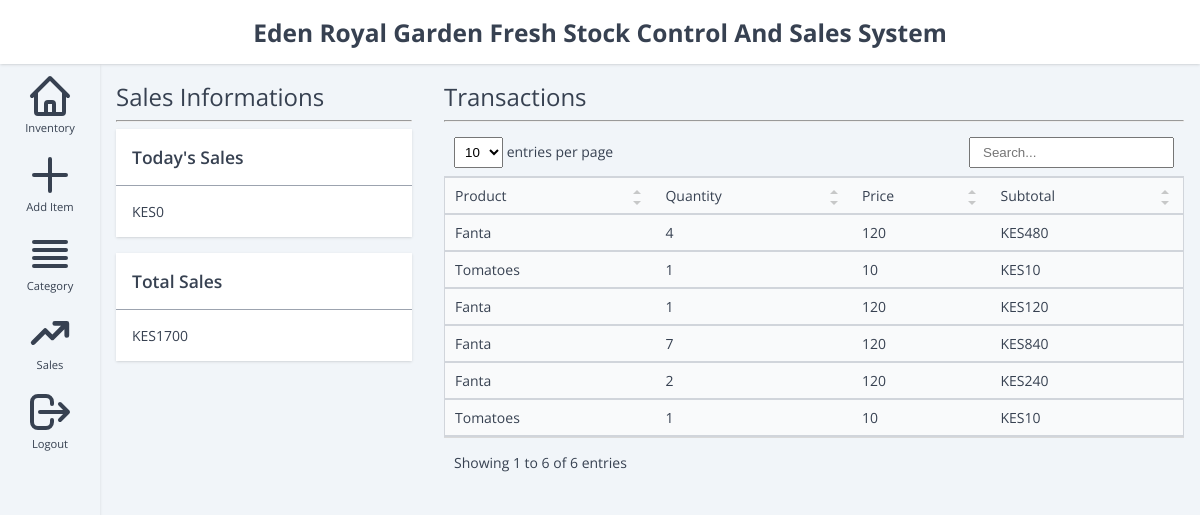
/admin_sales.php (signed in), run on the app's committed database.
### tables this page shows
CREATE TABLE `order_items` (
  `id` int(11) NOT NULL,
  `product_id` int(11) NOT NULL,
  `order_id` int(11) NOT NULL,
  `quantity` int(11) NOT NULL,
  `price` float NOT NULL
);

CREATE TABLE `products` (
  `id` int(11) NOT NULL,
  `category_id` int(11) NOT NULL,
  `name` varchar(60) NOT NULL,
  `quantity` int(11) NOT NULL,
  `price` float NOT NULL
);

### models/Sales.php (called while the page is built, shortened)
<?php
require_once __DIR__.'/../_init.php';
class Sales
{
    public static function getTodaySales()
    {
        global $connection;
        $sql_command = ("
            SELECT
                SUM(order_items.quantity*order_items.price) as today,
                DATE_FORMAT(orders.created_at, '%Y-%m-%d') as _date
            FROM
                `order_items`
            INNER JOIN
                orders on order_items.order_id = orders.id
            WHERE Date(created_at)=Curdate()
            GROUP BY
                _date;
        ");
        $stmt = $connection->prepare($sql_command);
        $stmt->execute();
        $stmt->setFetchMode(PDO::FETCH_ASSOC);
        $result = $stmt->fetchAll();
        return 0;
    }
    public static function getTotalSales()
    {
        global $connection;
        $sql_command = "SELECT SUM(quantity*price) as total FROM order_items";
        $stmt = $connection->prepare($sql_command);
        $stmt->execute();
        $stmt->setFetchMode(PDO::FETCH_ASSOC);
        $result = $stmt->fetchAll();
        if (count($result) >= 1) {
            return $result[0]['total'];
        }
        return 0;
    }
}

### models/OrderItem.php (called while the page is built, shortened)
<?php
require_once __DIR__.'/../_init.php';
class OrderItem
{
    public function __construct($data)
    {
        $this->quantity = $data['quantity'];
        $this->price = $data['price'];
        $this->product_name = $data['product_name'];
    }
    public static function all()
    {
        global $connection;
        $stmt = $connection->prepare('
            SELECT
                order_items.*,
                products.name as product_name
            FROM order_items
            INNER JOIN products
            ON order_items.product_id = products.id
        ');
        $stmt->execute();
        $stmt->setFetchMode(PDO::FETCH_ASSOC);
        $result = $stmt->fetchAll();
        $result = array_map(fn($item) => new OrderItem($item), $result);
        return $result;
    }
}

### admin_sales.php (the view, shortened to what this page needs)
<?php
$todaySales = Sales::getTodaySales();
$totalSales = Sales::getTotalSales();
$transactions = OrderItem::all();
?>
<!DOCTYPE html>
<html>
<head>
    <link rel="stylesheet" type="text/css" href="./assets/css/main.css">
    <link rel="stylesheet" type="text/css" href="./assets/css/admin.css">
    <link rel="stylesheet" type="text/css" href="./assets/css/util.css">
    <link rel="stylesheet" type="text/css" href="./assets/css/datatable.css">
</head>
<body>
    <?php require 'templates/admin_header.php' ?>
    <div class="flex">
        <?php require 'templates/admin_navbar.php' ?>
        <main>
            <div class="flex">
                <div style="flex: 2; padding: 16px;">
                    <div class="subtitle">Sales Informations</div>
                    <hr/>
                    <div class="card">
                        <div class="card-header">
                            <div class="card-title">Today's Sales</div>
                        </div>
                        <div class="card-content">
                            KES<?= $todaySales ?>
                        </div>
                    </div>
                    <div class="card mt-16">
                        <div class="card-header">
                            <div class="card-title">Total Sales</div>
                        </div>
                        <div class="card-content">
                            KES<?= $totalSales ?>
                        </div>
                    </div>
                </div>
                <div style="flex: 5; padding: 16px">
                    <div class="subtitle">Transactions</div>
                    <hr/>
                    <table id="transactionsTable">
                        <thead>
                            <tr>
                                <td>Product</td>
                                <td>Quantity</td>
                                <td>Price</td>
                                <td>Subtotal</td>
                            </tr>
                        </thead>
                        <tbody>
                            <?php foreach($transactions as $transaction) : ?>
                                <tr>
                                    <td><?= $transaction->product_name ?></td>
                                    <td><?= $transaction->quantity ?></td>
                                    <td><?= $transaction->price ?></td>
                                    <td>KES<?= $transaction->quantity * $transaction->price ?></td>
                            <?php endforeach ?>
                        </tbody>
                    </table>
                </div>
            </div>
        </main>
    </div>
</body>
</html>

### templates/admin_header.php
<header>
    <span class="title">Eden Royal Garden Fresh Stock Control And Sales System</span>
</header>

### templates/admin_navbar.php (shortened to what this page needs)
<aside>
    <div class="nav-links">
        <a href="admin_home.php" class="nav-links-item">
            <span>Inventory</span>
        </a>
        <a href="admin_add_item.php" class="nav-links-item">
            <svg xmlns="http://www.w3.org/2000/svg" class="icon" fill="none" viewBox="0 0 24 24" stroke="currentColor" stroke-width="2">
              <path stroke-linecap="round" stroke-linejoin="round" d="M12 4v16m8-8H4" />
            </svg>
            <span>Add Item</span>
        </a>
        <a href="admin_category.php" class="nav-links-item">
            <svg xmlns="http://www.w3.org/2000/svg" class="icon" fill="none" viewBox="0 0 24 24" stroke="currentColor" stroke-width="2">
              <path stroke-linecap="round" stroke-linejoin="round" d="M4 6h16M4 10h16M4 14h16M4 18h16" />
            </svg>
            <span>Category</span>
        </a>
        <a href="admin_sales.php" class="nav-links-item">
            <svg xmlns="http://www.w3.org/2000/svg" class="icon" viewBox="0 0 20 20" fill="currentColor">
              <path fill-rule="evenodd" d="M12 7a1 1 0 110-2h5a1 1 0 011 1v5a1 1 0 11-2 0V8.414l-4.293 4.293a1 1 0 01-1.414 0L8 10.414l-4.293 4.293a1 1 0 01-1.414-1.414l5-5a1 1 0 011.414 0L11 10.586 14.586 7H12z" clip-rule="evenodd" />
            </svg>
            <span>Sales</span>
        </a>
        <a href="controllers/logout_controller.php" class="nav-links-item">
            <svg xmlns="http://www.w3.org/2000/svg" class="icon" fill="none" viewBox="0 0 24 24" stroke="currentColor" stroke-width="2">
              <path stroke-linecap="round" stroke-linejoin="round" d="M17 16l4-4m0 0l-4-4m4 4H7m6 4v1a3 3 0 01-3 3H6a3 3 0 01-3-3V7a3 3 0 013-3h4a3 3 0 013 3v1" />
            </svg>
            <span>Logout</span>
        </a>
    </div>
</aside>

### assets/css/main.css (style rules this page uses)
body { --shadow: 0 1px 3px 0 rgb(0 0 0 / 0.1), 0 1px 2px -1px rgb(0 0 0 / 0.1); --teal-500: #14B8A6; --red-100: #FEE2E2; --red-500: #EF4444; --green-100: #DCFCE7; --green-300: #86EFAC; --green-500: #22C55E; --primary: #3B82F6; --primary-lighter: #93C5FD; --primary-darker: #1D4ED8; --gray-50: #F9FAFB; --gray-100: #F1F5F9; --gray-200: #E2E8F0; --gray-300: #D1D5DB; --gray-400: #9CA3AF; --gray-500: #6B7280; --gray-700: #374151; background: var(--gray-100); margin: 0; font-family: "Open Sans"; font-size: 14px; color: var(--gray-700); }
.card { background-color: white; box-shadow: var(--shadow); margin: auto; }
.card-header { padding: 16px; border-bottom: 1px solid var(--gray-400); }
.card-title { font-weight: 600; font-size: 1.25em; }
.card-content { padding: 16px; }
.form-control input:focus, .form-control select:focus, { outline: none; border-color: var(--primary); }

### assets/css/admin.css (style rules this page uses)
header { background-color: #fff; box-shadow: var(--shadow); height: 64px; display: flex; align-items: center; justify-content: center; position: sticky; top: 0; width: full; }
.title { font-size: 1.75em; font-weight: 700; }
.subtitle { font-size: 1.5rem; }
hr { color: var(--gray-300); }
a { color: inherit; text-decoration: none; }
aside { height: calc(100vh - 64px); min-width: 100px; max-width: 100px; box-shadow: var(--shadow); }
main { flex-grow: 1; height: calc(100vh - 64px); overflow-y: auto; }
.nav-links { display: flex; flex-direction: column; }
.nav-links-item { padding: 8px; display: flex; flex-direction: column; align-items: center; font-size: 0.8em; }
.nav-links-item .icon { width: 48px; }
table { border-collapse: collapse; width: 100%; border: 1px solid var(--gray-300); }
thead { border: 1px solid var(--gray-300); border-width: 1px 0; background-color: var(--gray-200); }
td { background-color: var(--gray-50); border: 1px solid var(--gray-300); border-width: 1px 0; padding: 8px; }

### assets/css/util.css (style rules this page uses)
.mt-16 { margin-top: 16px; }
.flex { display: flex; }

### assets/css/datatable.css (style rules this page uses)
.dataTable-table { max-width: 100%; width: 100%; border-spacing: 0; border-collapse: separate; }
.dataTable-table > tbody > tr > td, .dataTable-table > tbody > tr > th, .dataTable-table > tfoot > tr > td, .dataTable-table > tfoot > tr > th, .dataTable-table > thead > tr > td, .dataTable-table > thead > tr > th { vertical-align: top; padding: 8px 10px; }

### data on the page
order_items: product.name "Fanta", quantity "4", price "120", $transaction->quantity * $transaction->price "480"
order_items: product.name "Tomatoes", quantity "1", price "10", $transaction->quantity*$transaction->price "10"
order_items: product.name "Fanta", quantity "1", price "120", $transaction->quantity*$transaction->price "120"
order_items: product.name "Fanta", quantity "7", price "120", $transaction->quantity * $transaction->price "840"
order_items: product.name "Fanta", quantity "2", price "120", $transaction->quantity * $transaction->price "240"
order_items: product.name "Tomatoes", quantity "1", price "10", $transaction->quantity*$transaction->price "10"

### other printed values
$todaySales "0"
$totalSales "1700"
